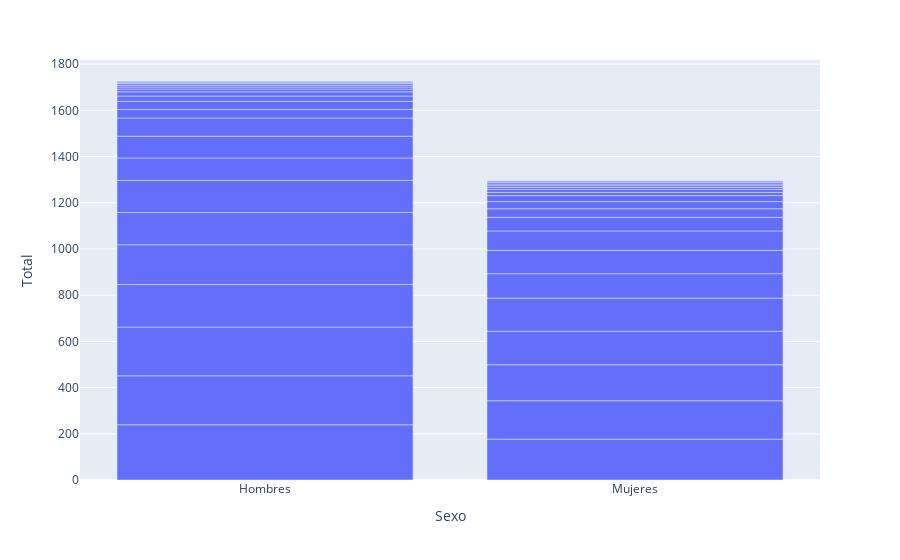

Source (notebook cell):
### Code cell
# Total de muertos cada año por 'Tumor maligno del encéfalo'
df_tumor = df_sin_totalsexo[(df_sin_totalsexo['cause_name'] == 'Tumor maligno del encéfalo') & (df_sin_totalsexo['Periodo'] == 2018)]

#graph
px.bar(data_frame=df_tumor, x='Sexo', y='Total')

### Figure 1 — Plotly figure (JSON) as saved in the notebook; plotly's stock layout.template omitted (floating-point values rounded to 4 significant figures)
{"data": [{"alignmentgroup": "True", "hovertemplate": "Sexo=%{x}<br>Total=%{y}<extra></extra>", "legendgroup": "", "marker": {"color": "#636efa"}, "name": "", "offsetgroup": "", "orientation": "v", "showlegend": false, "textposition": "auto", "type": "bar", "x": ["Hombres", "Hombres", "Hombres", "Hombres", "Mujeres", "Hombres", "Mujeres", "Mujeres", "Mujeres", "Mujeres", "Hombres", "Hombres", "Mujeres", "Mujeres", "Hombres", "Hombres", "Mujeres", "Hombres", "Mujeres", "Hombres", "Mujeres", "Hombres", "Mujeres", "Mujeres", "Hombres", "Hombres", "Mujeres", "Mujeres", "Hombres", "Hombres", "Mujeres", "Mujeres", "Hombres", "Mujeres", "Hombres", "Mujeres", "Hombres", "Mujeres", "Hombres", "Mujeres", "Hombres", "Mujeres"], "xaxis": "x", "y": [239, 212, 211, 184, 177, 172, 166, 156, 145, 143, 140, 139, 106, 101, 97, 94, 84, 79, 59, 37, 37, 35, 31, 26, 23, 18, 14, 13, 12, 9, 8, 8, 8, 7, 7, 7, 6, 6, 5, 3, 0, 0], "yaxis": "y"}], "layout": {"autosize": true, "barmode": "relative", "legend": {"tracegroupgap": 0}, "margin": {"t": 60}, "xaxis": {"anchor": "y", "autorange": true, "domain": [0, 1], "range": [-0.5, 1.5], "title": {"text": "Sexo"}, "type": "category"}, "yaxis": {"anchor": "x", "autorange": true, "domain": [0, 1], "range": [0, 1818.0], "title": {"text": "Total"}, "type": "linear"}}}
